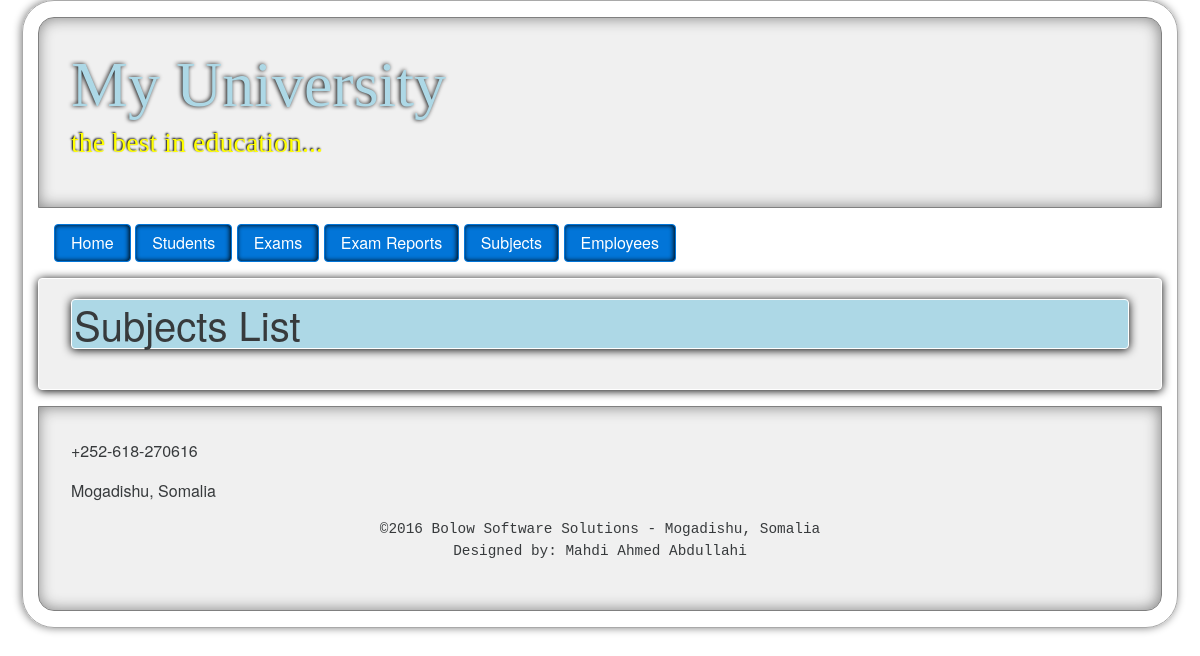
Before: /cms/subjects with the older database file.
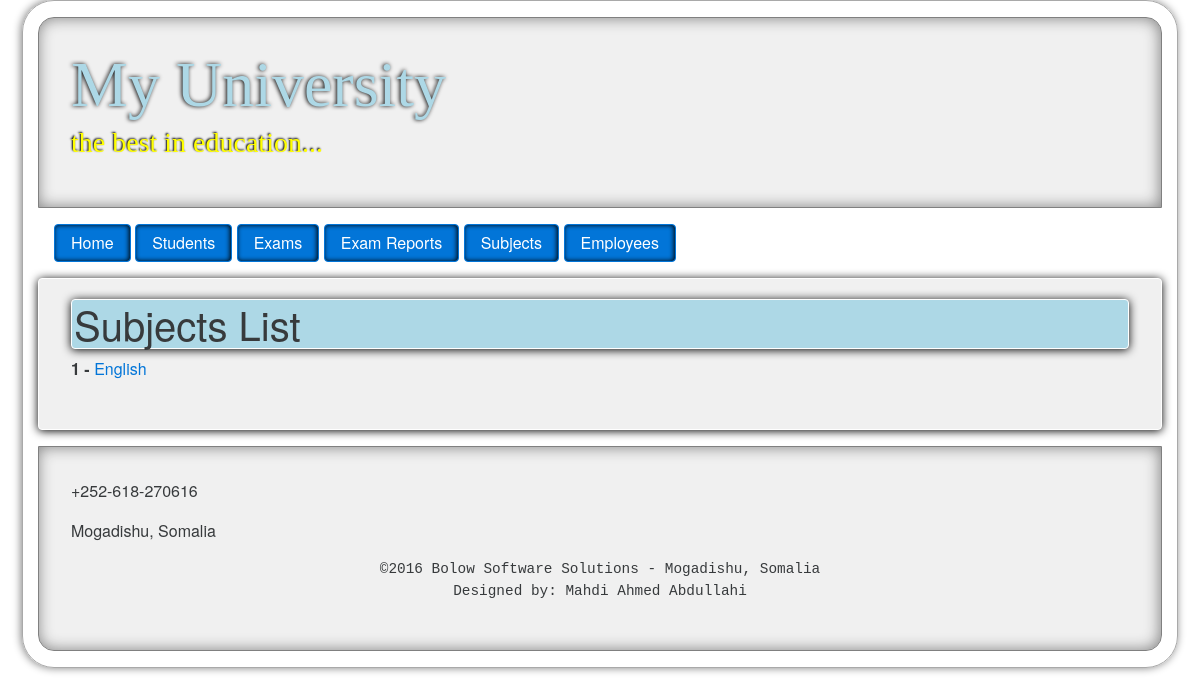
After: the same page with the newer database file.
### university/models.py (models this page shows)
class Subject(models.Model):
    name = models.CharField(max_length=100)
    description = models.TextField(max_length=300)
    def __str__(self):
        return self.name

### university/views.py (the view)
def subjects_list(request):
    subjects = Subject.objects.all()
    return render(request, 'subject/subjects_list.html', {'subjects':subjects,'settings':settings})

### university/templates/subject/subjects_list.html
{% extends 'university/layout.html' %}
{% block content %}
<h1>Subjects List</h1>
{% for subject in subjects %}
	<p><b>{{ subject.pk }} - </b><a href="{%	url	"subject_details"	pk=subject.pk	%}">{{ subject }}</a></p>
{% endfor %}
{% endblock %}

Changed rows visible on the page:
added Subject: pk "1", name "English"
